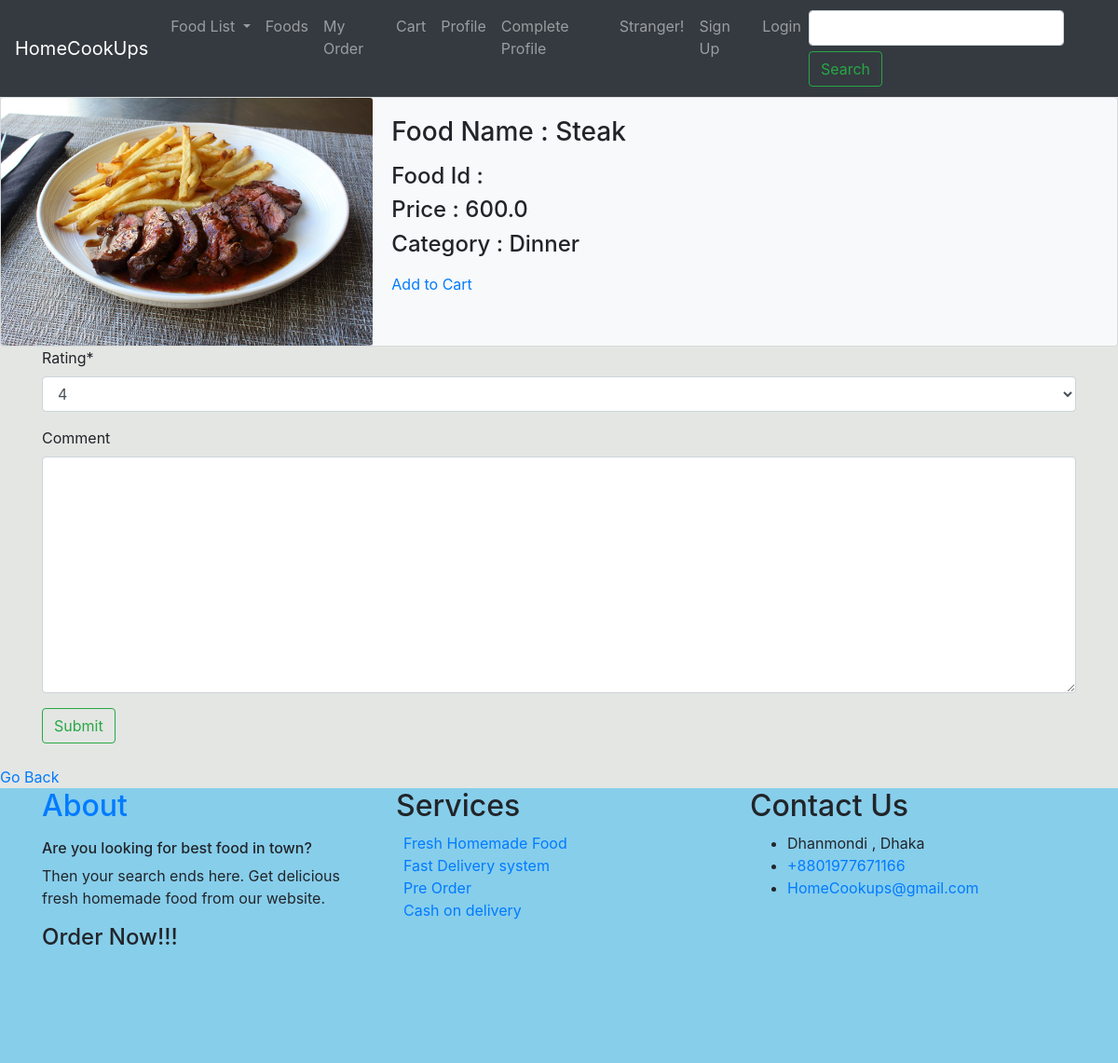
The app's page /Food/15, older data.
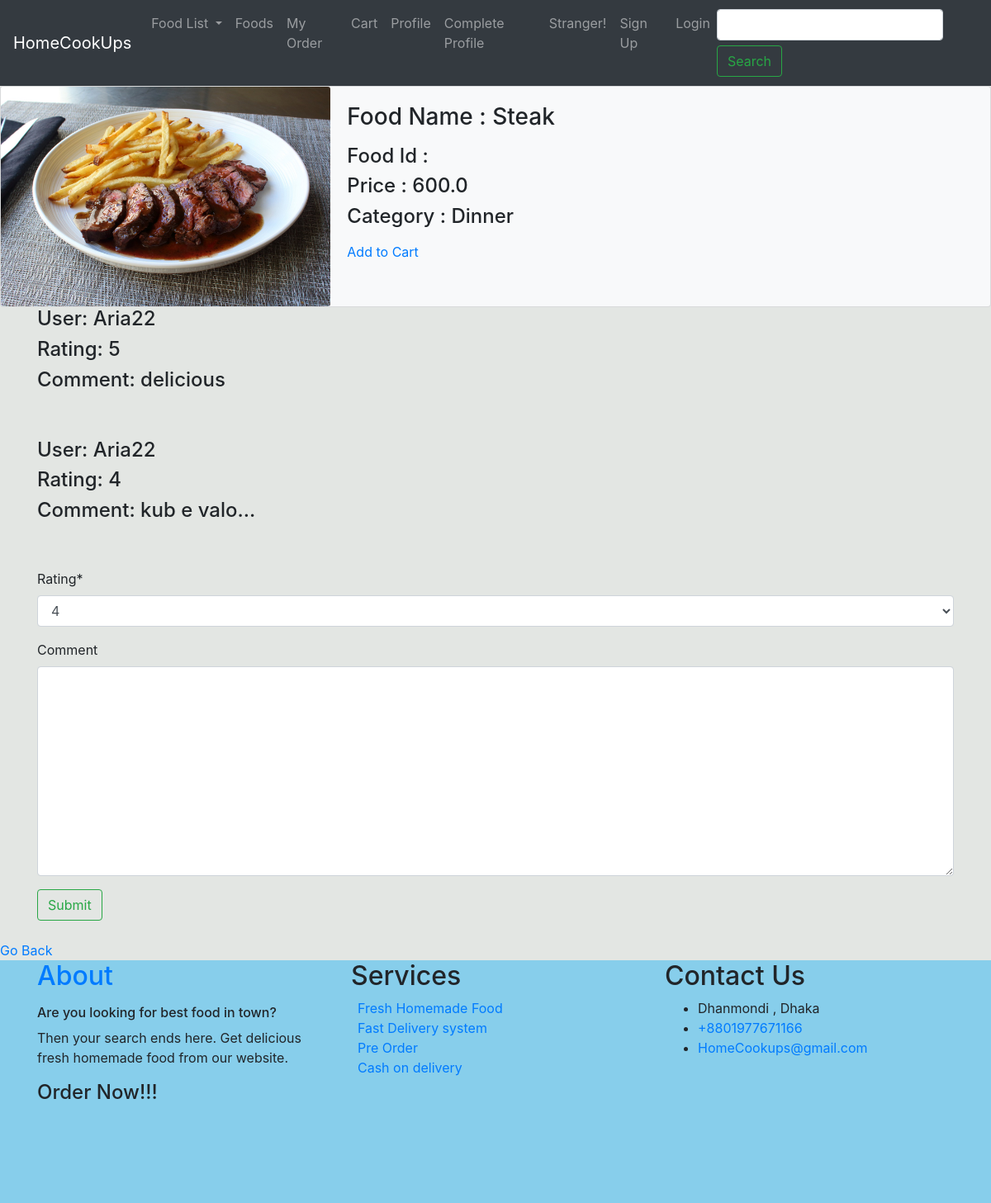
The same page, newer data.
### FoodManagement/models.py (models this page shows, shortened)
class Review(models.Model):
    RATING_OPTIONS = (
        ('1', '1'),
        ('2', '2'),
        ('3', '3'),
        ('4', '4'),
        ('5', '5')
    )
    rating = models.CharField(max_length=10, choices = RATING_OPTIONS, default='4')
    comment = models.TextField(blank=True, null=True)
    user = models.ForeignKey(User, on_delete=models.CASCADE, null=True, blank=True)

### FoodManagement/views.py (the view, shortened to what this page needs)
# urls.py: path('Food/<int:Food_id>', food_views.showDetails, name='Food_Details'),
def showDetails(request, Food_id):
    searched_food = get_object_or_404(Food, id=Food_id)
    form = ReviewForm()
    context = {
        'search': searched_food,
        'form': form
    }
    return render(request, 'FoodManagement/detail_product_view.html', context)

### FoodManagement/forms.py
class ReviewForm(forms.ModelForm):
    class Meta:
        model = Review
        fields = ('rating', 'comment')

### templates/FoodManagement/detail_product_view.html (shortened to what this page needs)
{% extends 'customer_base.html' %}
{% load crispy_forms_tags %}
{% block content  %}
        <div class="card bg-light mb-2`" >
          <div class="row no-gutters">
            <div class="col-md-4">
              <img src="{{ search.Food_Image.url }}" class="card-img"  alt="...">
            </div>
            <div class="col-md-8">
              <div class="card-body">
                <h3 class="card-title">Food Name : {{ search.Food_Name }}</h3>
                <p class="card-text">
                    <h4> Food Id : {{ search.Food_id }}</h4>
                  <h4> Price : {{ search.Food_Price}}</h4>
                  <h4>Category : {{ search.Food_Category }} </h4>
                </p>
                  <a href="{% url 'update-cart' search.id  %}" >Add to Cart</a>
              </div>
            </div>
          </div>
        </div>
    <div class="container">
        {% for review in search.reviews.all %}
            <h4>User: {{ review.user.username }}</h4>
            <h4>Rating: {{ review.rating }}</h4>
            <h4>Comment: {{ review.comment }}</h4><br><br>
        {% endfor %}
    </div>
    <div class="container">
        <form method="POST">
            {{ form | crispy }}
          <button type="submit" class="btn btn-outline-success">Submit</button>
        </form>
    </div>
{% endblock content %}

Row changes from the older to the newer data that the page shows:
added Review: user.username "Aria22", rating "5", comment "delicious"
added Review: user.username "Aria22", rating "4", comment "kub e valo..."
